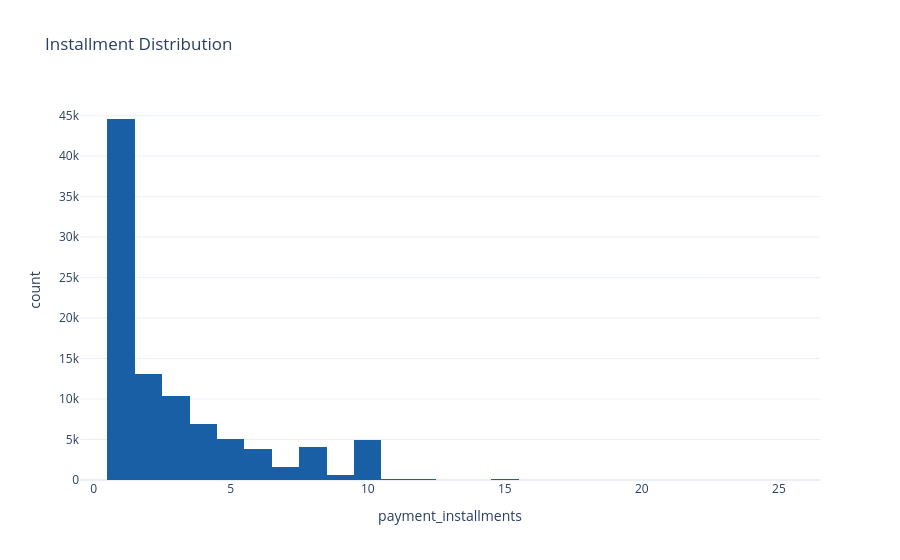
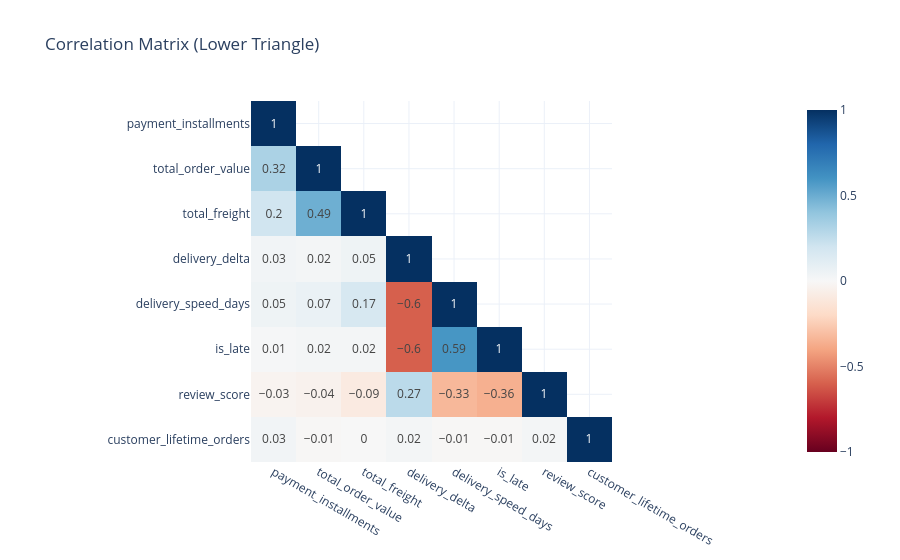
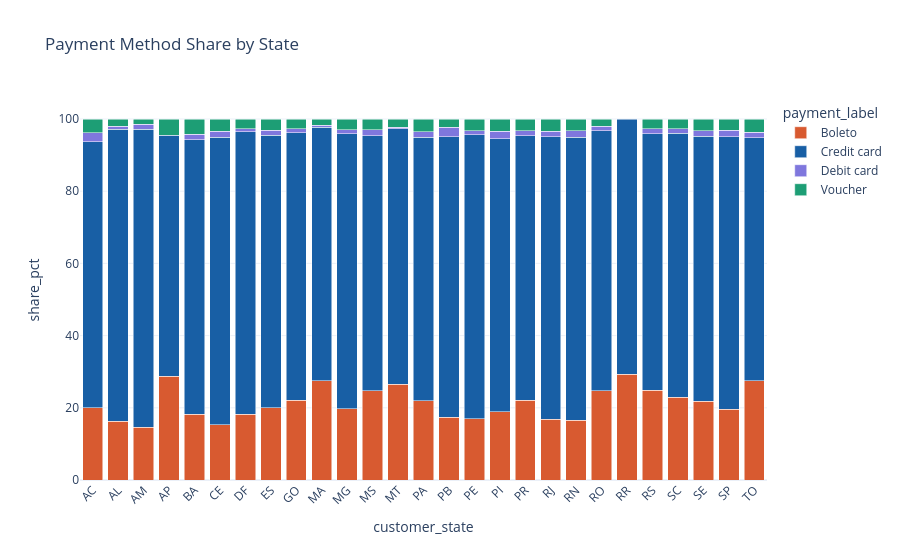

Notebook cell for these charts, in order:
### Code cell
# Build and persist key EDA figures
FIGURES_DIR = project_root / "outputs" / "figures"
FIGURES_DIR.mkdir(parents=True, exist_ok=True)

BRAZIL_GEOJSON = "https://raw.githubusercontent.com/codeforamerica/click_that_hood/master/public/data/brazil-states.geojson"
COLOR_MAP = {
    "Credit card": "#185FA5",
    "Boleto": "#D85A30",
    "Voucher": "#1D9E75",
    "Debit card": "#7F77DD",
}

eda_figures = {}

fig_installments = px.histogram(
    df_clean,
    x="payment_installments",
    title="Installment Distribution",
    color_discrete_sequence=["#185FA5"],
)
fig_installments.update_layout(template="plotly_white")
eda_figures["installment_distribution"] = fig_installments

corr_cols = [
    "payment_installments",
    "total_order_value",
    "total_freight",
    "delivery_delta",
    "delivery_speed_days",
    "is_late",
    "review_score",
    "customer_lifetime_orders",
]
corr_matrix = df_clean[corr_cols].corr().round(2)
corr_mask = np.triu(np.ones_like(corr_matrix, dtype=bool), k=1)
corr_masked = corr_matrix.where(~corr_mask)
fig_corr = px.imshow(
    corr_masked,
    text_auto=True,
    color_continuous_scale="RdBu",
    zmin=-1,
    zmax=1,
    title="Correlation Matrix (Lower Triangle)",
)
fig_corr.update_layout(template="plotly_white")
eda_figures["correlation_matrix"] = fig_corr

payment_share = df_clean.groupby(["customer_state", "payment_label"]).size().reset_index(name="orders")
payment_share["share_pct"] = (
    payment_share["orders"]
    / payment_share.groupby("customer_state")["orders"].transform("sum")
    * 100
)
fig_payment_share = px.bar(
    payment_share,
    x="customer_state",
    y="share_pct",
    color="payment_label",
    color_discrete_map=COLOR_MAP,
    title="Payment Method Share by State",
)
fig_payment_share.update_layout(template="plotly_white", barmode="stack", xaxis_tickangle=-45)
eda_figures["payment_share_by_state"] = fig_payment_share

late_state = df_clean.groupby("customer_state").agg(
    orders=("order_id", "count"),
    late_orders=("is_late", "sum"),
).reset_index()
late_state["late_rate"] = (late_state["late_orders"] / late_state["orders"]) * 100
fig_late_rate = px.choropleth(
    late_state,
    geojson=BRAZIL_GEOJSON,
    locations="customer_state",
    featureidkey="properties.sigla",
    color="late_rate",
    color_continuous_scale="Reds",
    title="Late Delivery % by State",
)
fig_late_rate.update_geos(fitbounds="locations", visible=False)
fig_late_rate.update_layout(template="plotly_white")
eda_figures["late_delivery_rate_map"] = fig_late_rate

saved_eda_paths = {}
for figure_name, figure in eda_figures.items():
    figure_path = FIGURES_DIR / f"{figure_name}.html"
    figure.write_html(str(figure_path))
    saved_eda_paths[figure_name] = str(figure_path)

print("Saved EDA figures:")
display(pd.DataFrame({"figure": saved_eda_paths.keys(), "path": saved_eda_paths.values()}))

fig_installments.show()
fig_corr.show()
fig_payment_share.show()
fig_late_rate.show()

### Figure 1 — Plotly figure (JSON) as saved in the notebook; plotly's stock layout.template omitted (floating-point values rounded to 4 significant figures; data arrays with more than 128 entries replaced by an {"elided": "..."} marker saying what was removed)
{"data": [{"bingroup": "x", "hovertemplate": "payment_installments=%{x}<br>count=%{y}<extra></extra>", "legendgroup": "", "marker": {"color": "#185FA5", "pattern": {"shape": ""}}, "name": "", "orientation": "v", "showlegend": false, "type": "histogram", "x": {"elided": "95823 float values"}, "xaxis": "x", "yaxis": "y"}], "layout": {"barmode": "relative", "legend": {"tracegroupgap": 0}, "title": {"text": "Installment Distribution"}, "xaxis": {"anchor": "y", "domain": [0, 1], "title": {"text": "payment_installments"}}, "yaxis": {"anchor": "x", "domain": [0, 1], "title": {"text": "count"}}}}

### Figure 2 — Plotly figure (JSON) as saved in the notebook; plotly's stock layout.template omitted (floating-point values rounded to 4 significant figures)
{"data": [{"coloraxis": "coloraxis", "hovertemplate": "x: %{x}<br>y: %{y}<br>color: %{z}<extra></extra>", "name": "0", "texttemplate": "%{z}", "type": "heatmap", "x": ["payment_installments", "total_order_value", "total_freight", "delivery_delta", "delivery_speed_days", "is_late", "review_score", "customer_lifetime_orders"], "xaxis": "x", "y": ["payment_installments", "total_order_value", "total_freight", "delivery_delta", "delivery_speed_days", "is_late", "review_score", "customer_lifetime_orders"], "yaxis": "y", "z": [[1.0, NaN, NaN, NaN, NaN, NaN, NaN, NaN], [0.32, 1.0, NaN, NaN, NaN, NaN, NaN, NaN], [0.2, 0.49, 1.0, NaN, NaN, NaN, NaN, NaN], [0.03, 0.02, 0.05, 1.0, NaN, NaN, NaN, NaN], [0.05, 0.07, 0.17, -0.6, 1.0, NaN, NaN, NaN], [0.01, 0.02, 0.02, -0.6, 0.59, 1.0, NaN, NaN], [-0.03, -0.04, -0.09, 0.27, -0.33, -0.36, 1.0, NaN], [0.03, -0.01, 0.0, 0.02, -0.01, -0.01, 0.02, 1.0]]}], "layout": {"coloraxis": {"cmax": 1, "cmin": -1, "colorscale": [[0, "rgb(103,0,31)"], [0.1, "rgb(178,24,43)"], [0.2, "rgb(214,96,77)"], [0.3, "rgb(244,165,130)"], [0.4, "rgb(253,219,199)"], [0.5, "rgb(247,247,247)"], [0.6, "rgb(209,229,240)"], [0.7, "rgb(146,197,222)"], [0.8, "rgb(67,147,195)"], [0.9, "rgb(33,102,172)"], [1, "rgb(5,48,97)"]]}, "title": {"text": "Correlation Matrix (Lower Triangle)"}, "xaxis": {"anchor": "y", "constrain": "domain", "domain": [0, 1], "scaleanchor": "y"}, "yaxis": {"anchor": "x", "autorange": "reversed", "constrain": "domain", "domain": [0, 1]}}}

### Figure 3 — Plotly figure (JSON) as saved in the notebook; plotly's stock layout.template omitted (floating-point values rounded to 4 significant figures)
{"data": [{"hovertemplate": "payment_label=Boleto<br>customer_state=%{x}<br>share_pct=%{y}<extra></extra>", "legendgroup": "Boleto", "marker": {"color": "#D85A30", "pattern": {"shape": ""}}, "name": "Boleto", "orientation": "v", "showlegend": true, "textposition": "auto", "type": "bar", "x": ["AC", "AL", "AM", "AP", "BA", "CE", "DF", "ES", "GO", "MA", "MG", "MS", "MT", "PA", "PB", "PE", "PI", "PR", "RJ", "RN", "RO", "RR", "RS", "SC", "SE", "SP", "TO"], "xaxis": "x", "y": [20.0, 16.24, 14.58, 28.79, 18.18, 15.32, 18.16, 19.96, 22.1, 27.53, 19.77, 24.75, 26.51, 21.97, 17.38, 16.97, 18.9, 22.12, 16.85, 16.56, 24.79, 29.27, 24.86, 22.96, 21.86, 19.63, 27.47], "yaxis": "y"}, {"hovertemplate": "payment_label=Credit card<br>customer_state=%{x}<br>share_pct=%{y}<extra></extra>", "legendgroup": "Credit card", "marker": {"color": "#185FA5", "pattern": {"shape": ""}}, "name": "Credit card", "orientation": "v", "showlegend": true, "textposition": "auto", "type": "bar", "x": ["AC", "AL", "AM", "AP", "BA", "CE", "DF", "ES", "GO", "MA", "MG", "MS", "MT", "PA", "PB", "PE", "PI", "PR", "RJ", "RN", "RO", "RR", "RS", "SC", "SE", "SP", "TO"], "xaxis": "x", "y": [73.75, 80.96, 82.64, 66.67, 76.06, 79.65, 78.31, 75.57, 74.1, 70.22, 76.1, 70.67, 70.76, 72.99, 77.73, 78.66, 75.58, 73.18, 78.3, 78.34, 71.9, 70.73, 71.05, 73.12, 73.35, 75.46, 67.4], "yaxis": "y"}, {"hovertemplate": "payment_label=Debit card<br>customer_state=%{x}<br>share_pct=%{y}<extra></extra>", "legendgroup": "Debit card", "marker": {"color": "#7F77DD", "pattern": {"shape": ""}}, "name": "Debit card", "orientation": "v", "showlegend": true, "textposition": "auto", "type": "bar", "x": ["AC", "AL", "AM", "BA", "CE", "DF", "ES", "GO", "MA", "MG", "MS", "MT", "PA", "PB", "PE", "PI", "PR", "RJ", "RN", "RO", "RS", "SC", "SE", "SP", "TO"], "xaxis": "x", "y": [2.5, 0.7614, 1.389, 1.579, 1.571, 0.8213, 1.32, 1.131, 0.5618, 1.196, 1.574, 0.4551, 1.501, 2.539, 1.077, 2.123, 1.469, 1.466, 1.911, 1.24, 1.389, 1.279, 1.497, 1.825, 1.465], "yaxis": "y"}, {"hovertemplate": "payment_label=Voucher<br>customer_state=%{x}<br>share_pct=%{y}<extra></extra>", "legendgroup": "Voucher", "marker": {"color": "#1D9E75", "pattern": {"shape": ""}}, "name": "Voucher", "orientation": "v", "showlegend": true, "textposition": "auto", "type": "bar", "x": ["AC", "AL", "AM", "AP", "BA", "CE", "DF", "ES", "GO", "MA", "MG", "MS", "MT", "PA", "PB", "PE", "PI", "PR", "RJ", "RN", "RO", "RS", "SC", "SE", "SP", "TO"], "xaxis": "x", "y": [3.75, 2.03, 1.389, 4.545, 4.181, 3.456, 2.705, 3.149, 2.672, 1.685, 2.933, 3.004, 2.275, 3.537, 2.344, 3.293, 3.397, 3.224, 3.382, 3.185, 2.066, 2.704, 2.643, 3.293, 3.085, 3.663], "yaxis": "y"}], "layout": {"barmode": "stack", "legend": {"title": {"text": "payment_label"}, "tracegroupgap": 0}, "title": {"text": "Payment Method Share by State"}, "xaxis": {"anchor": "y", "domain": [0, 1], "tickangle": -45, "title": {"text": "customer_state"}}, "yaxis": {"anchor": "x", "domain": [0, 1], "title": {"text": "share_pct"}}}}
